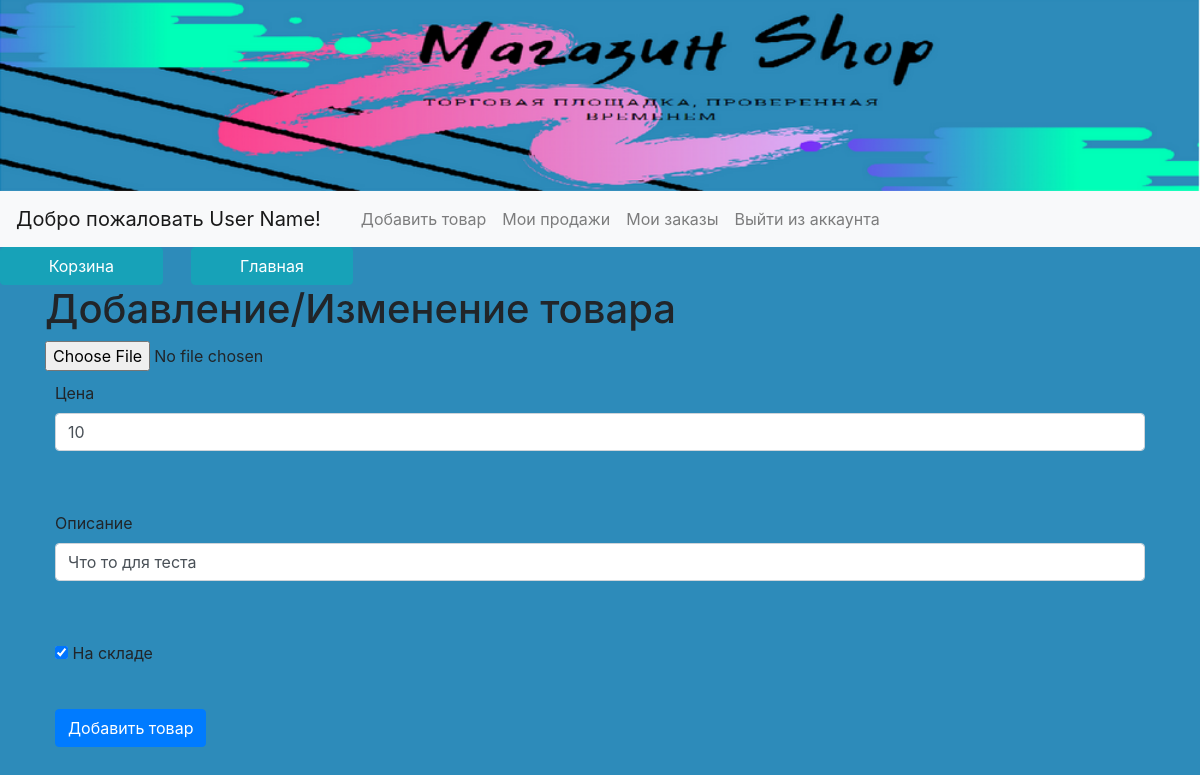
Page /edit_product/1 (signed in) on the committed database.
### data/users.py (models this page shows, shortened)
class User(SqlAlchemyBase, UserMixin):
    __tablename__ = 'users'
    id = sqlalchemy.Column(sqlalchemy.Integer,
                           primary_key=True, autoincrement=True)
    surname = sqlalchemy.Column(sqlalchemy.String, nullable=True)
    name = sqlalchemy.Column(sqlalchemy.String, nullable=True)
    age = sqlalchemy.Column(sqlalchemy.Integer, nullable=True)
    address = sqlalchemy.Column(sqlalchemy.String, nullable=True)
    email = sqlalchemy.Column(sqlalchemy.String,
                              index=True, unique=True, nullable=True)
    basket = sqlalchemy.Column(sqlalchemy.String)
    hashed_password = sqlalchemy.Column(sqlalchemy.String, nullable=True)
    modified_date = sqlalchemy.Column(sqlalchemy.DateTime,
                                      default=datetime.datetime.now)
    product = orm.relation("Product", back_populates='user')

### data/products.py (models this page shows)
class Product(SqlAlchemyBase, UserMixin):
    __tablename__ = 'products'
    id = sqlalchemy.Column(sqlalchemy.Integer,
                           primary_key=True, autoincrement=True)
    img = sqlalchemy.Column(sqlalchemy.Text, nullable=True)
    price = sqlalchemy.Column(sqlalchemy.Integer, nullable=True)
    desc = sqlalchemy.Column(sqlalchemy.String, nullable=True)
    in_stock = sqlalchemy.Column(sqlalchemy.Boolean, nullable=True)
    user_id = sqlalchemy.Column(sqlalchemy.Integer, sqlalchemy.ForeignKey("users.id"))
    modified_date = sqlalchemy.Column(sqlalchemy.DateTime,
                                      default=datetime.datetime.now)
    user = orm.relation('User')

### main.py (the view, shortened to what this page needs)
@app.route('/edit_product/<id>', methods=['GET', 'POST'])
def edit(id):
    form = CreateForm()
    if request.method == 'GET':
        db_sess = db_session.create_session()
        prds = db_sess.query(Product).filter(Product.id == id,
                                             Product.user_id == current_user.id
                                             ).first()
        if prds:
            form.price.data = prds.price
            form.desc.data = prds.desc
            form.in_stock.data = prds.in_stock
        else:
            abort(404)
    return render_template('product.html', title='Добавление товара',
                           form=form)

### forms/product.py
class CreateForm(FlaskForm):
    img = FileField('Изображение')
    price = IntegerField('Цена')
    desc = StringField('Описание')
    in_stock = BooleanField('На складе')
    submit = SubmitField('Добавить товар')

### data/db_session.py (called while the page is built)
def create_session() -> Session:
    global __factory
    return __factory()

### main.py (called while the page is built)
@login_manager.user_loader
def load_user(user_id):
    db_sess = db_session.create_session()
    return db_sess.query(User).get(user_id)

### templates/product.html (shortened to what this page needs)
{% extends "base.html" %}
{% block content %}
<h1>Добавление/Изменение товара</h1>
<form action="" method="post" enctype=multipart/form-data>
    <input type=file name="fl">
    <p>
        {{ form.price.label }}<br>
        {{ form.price(class="form-control") }}<br>
    </p>
    <p>
        {{ form.desc.label }}<br>
        {{ form.desc(class="form-control") }}<br>
    </p>
    <p>{{ form.in_stock }} {{ form.in_stock.label }}</p>
    <p>{{ form.submit(type="submit", class="btn btn-primary") }}</p>
</form>
{% endblock %}

### templates/base.html (shortened to what this page needs)
<!doctype html>
<html lang="en">
<head>
    <link rel="stylesheet"
          href="https://stackpath.bootstrapcdn.com/bootstrap/4.4.1/css/bootstrap.min.css"
>
</head>
<body style="background-color:#2d8bba">
<img src="static/img/title2.PNG" alt=":(" class="responsive" align="center">
<nav class="navbar navbar-expand-lg navbar-light bg-light" style="background-color: #2d8bba;">
    {% if current_user.is_authenticated %}
    <a class="navbar-brand" href="/">Добро пожаловать {{ current_user.name }}!</a>
    {% endif %}
    <div class="collapse navbar-collapse" id="navbarNav">
        <ul class="navbar-nav">
            <li class="nav-item active">
                <a class="nav-link" href="#"> <span class="sr-only">(current)</span></a>
            </li>
            {% if current_user.is_authenticated%}
            <li class="nav-item">
                <a class="nav-link" href="/add_product">Добавить товар
                </a>
            </li>
            <li class="nav-item">
                <a class="nav-link" href="/user_sells"> Мои продажи
                </a>
            </li>
            <li class="nav-item">
                <a class="nav-link" href="/user_orders"> Мои заказы
                </a>
            </li>
            <li class="nav-item">
                <a class="nav-link" href="/logout">Выйти из аккаунта</a>
            </li>
            {%endif%}
        </ul>
    </div>
</nav>
<div class="btn-group" role="group" aria-label="Basic example" style="background-color:  #2d8bba">
    {% if current_user.is_authenticated%}
    <a href="/user_basket"> <button type="button" class="btn btn-info" style="width: 85%">Корзина</button> </a>
    {% endif %}
    <a href="/"><button type="button" class="btn btn-info" style="width: 85%">Главная</button></a>
</div>
<main role="main" class="container">
    {% block content %}{% endblock %}
</main>
</body>
</html>

### templates/base.html (style rules this page uses)
p { padding: 10px; }
button { margin-right:100px; }
img { width: 100%; }

### rows in the picture
User: name "User Name"
Product: price "10", desc "Что то для теста", in_stock "☑"
